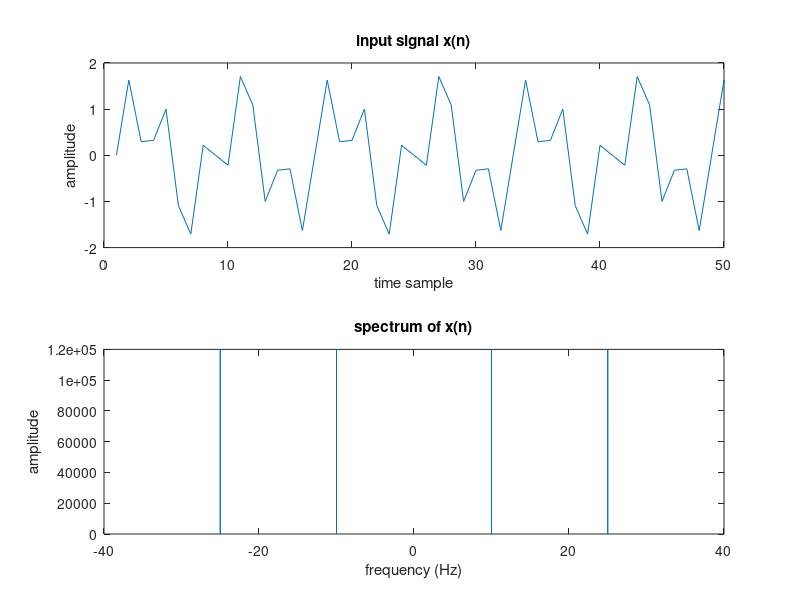

The MATLAB script that drew this image: (Note: this script raises an error after producing the figure.)
clc;
clear all;
close all;

fs=80;
n=0:1/fs:2999-(1/fs);
x=sin(20*pi*n)+sin(50*pi*n);

xi=fftshift(fft(x));
N1=length(xi);
k11=(fs/N1)*(-N1/2:N1/2-1);

figure;
subplot(2,1,1)
plot(x)
xlim([0 50])
title('input signal x(n)')
xlabel('time sample')
ylabel('amplitude')
subplot(2,1,2)
plot(k11,abs(xi))
title('spectrum of x(n)')
xlabel('frequency (Hz)')
ylabel('amplitude')


%  decimation followed by inter polation 


%interpolation (up sampling)

x1=upsample(x,3);
fs1=fs*3;
disp("sampling frequency after up sampling(in Hz)= "+ num2str(fs1))
x_u=fftshift(fft(x1));
N1=length(x_u);
k1=(fs1/N1)*(-N1/2:N1/2-1);


figure;
subplot(2,1,1)
plot(x1)
title('x_n up sampled by 3 (x_u)')
xlabel('time sample')
ylabel('amplitude')
xlim([0 50])
subplot(2,1,2)
plot(k1,abs(x_u))
title('spectrum of up sampled signal ')
xlabel('frequency (Hz)')
ylabel('amplitude')





% --filter in f- domain 

wc=(26/fs1)*2;
%T1=length(x2);
T1=100;
h1=fir1(T1-1,wc,'low');
den=[1];
%x3=conv(h1,x2);
x3=filter(h1,den,x1);

x4=fftshift(fft(x3));
N2=length(x4);
k2=(fs/N2)*(-N2/2:N2/2-1);

figure;
subplot(2,1,1)
plot(x3)
title('low pass filter output ')
xlabel('time sample')
ylabel('amplitude')
xlim([0 50])
subplot(2,1,2)
plot(k2,abs(x4))
title('spectrum of lowpass filter output ')
xlabel('frequency (Hz)')
ylabel('amplitude')




% decimation (down samling) by 

fs2= fs1/2;
x2=downsample(x3,2);
disp("sampling frequency after down sampling(in Hz)= "+ num2str(fs2))
x_d=fftshift(fft(x2));
N1=length(x_d);
k1=(fs2/N1)*(-N1/2:N1/2-1);

figure;
subplot(2,1,1)
plot(x2)
title('x_n up sampled by 2 (x_d)')
xlabel('time sample')
ylabel('amplitude')
xlim([0 50])
subplot(2,1,2)
plot(k1,abs(x_d))
title('spectrum of down sampled signal ')
xlabel('frequency (Hz)')
ylabel('amplitude')


























































% % using resample function
% fs1=80*(3/2);
% 
% x2=resample(x,3,2);
% 
% 
% 
% xi=fftshift(fft(x));
% N1=length(xi);
% k11=(fs1/N1)*(-N1/2:N1/2-1);
% 
% figure;
% subplot(2,1,1)
% plot(x)
% xlim([0 50])
% title('input signal x(n)')
% subplot(2,1,2)
% plot(k11,abs(xi))
% title('spectrum of x(n)')








